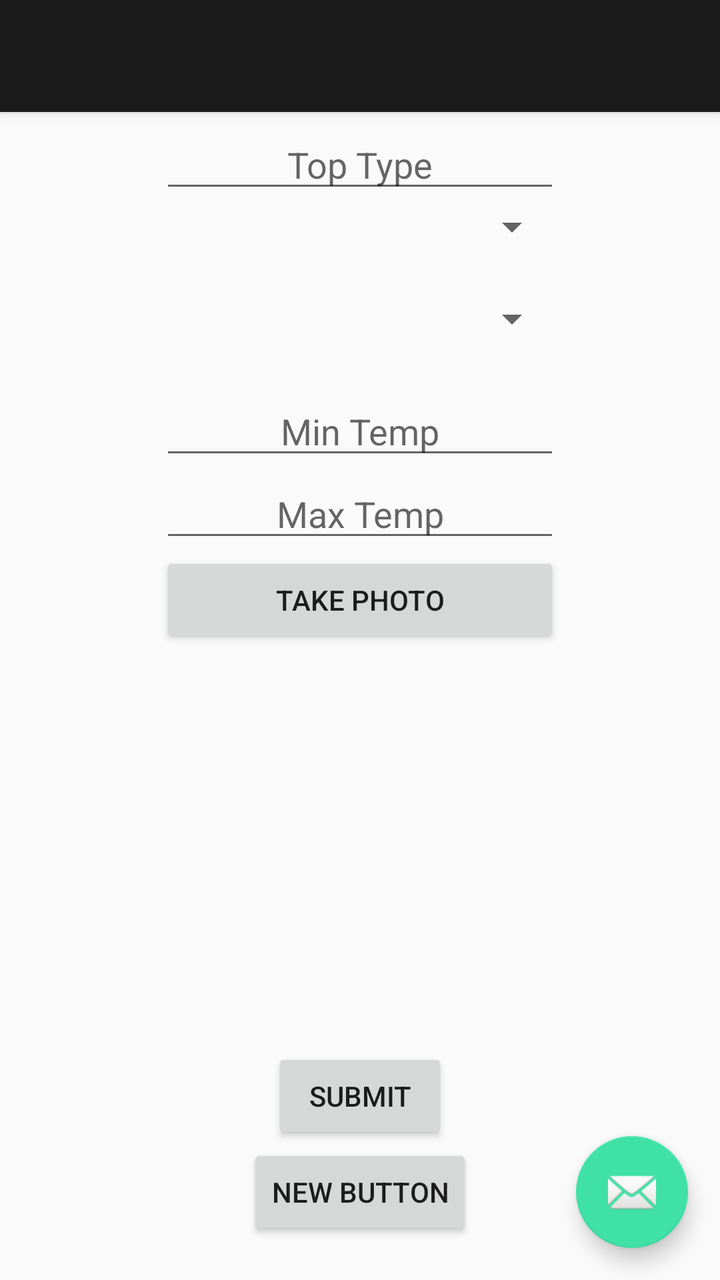
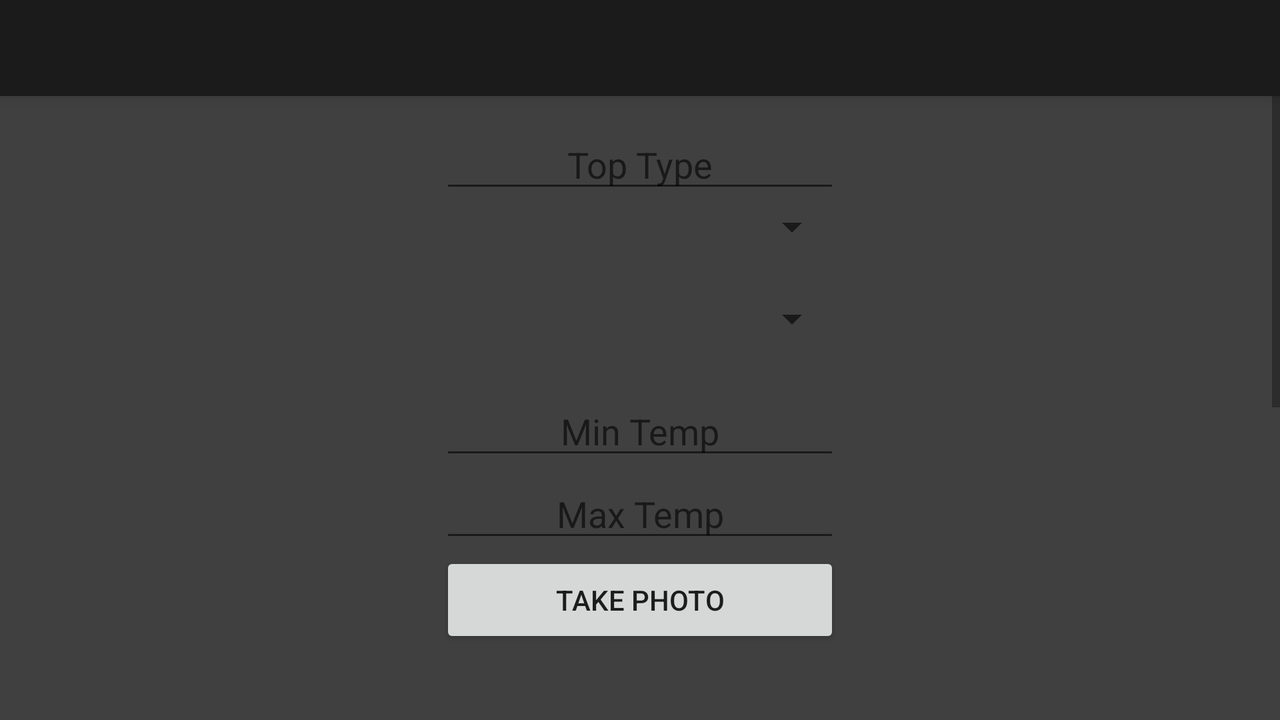

One screen, two layout resources from the same app: the default and the author's alternative for another configuration. Each is rendered where Android would select it; the XML of both is given below.
<!-- AndroidManifest.xml: activity theme AppTheme.NoActionBar -->
<!-- res/layout/activity_catalog_top.xml -->
<?xml version="1.0" encoding="utf-8"?>
<android.support.design.widget.CoordinatorLayout xmlns:android="http://schemas.android.com/apk/res/android"
    xmlns:app="http://schemas.android.com/apk/res-auto"
    xmlns:tools="http://schemas.android.com/tools"
    android:layout_width="match_parent"
    android:layout_height="match_parent"
    android:fitsSystemWindows="true"
    tools:context="umkc.elmp7.climacloset.ClimaClothesActivites.CatalogTopActivity">

    <android.support.design.widget.AppBarLayout
        android:layout_width="match_parent"
        android:layout_height="wrap_content"
        android:theme="@style/AppTheme.AppBarOverlay">

        <android.support.v7.widget.Toolbar
            android:id="@+id/toolbar"
            android:layout_width="match_parent"
            android:layout_height="?attr/actionBarSize"
            android:background="?attr/colorPrimary"
            app:popupTheme="@style/AppTheme.PopupOverlay" />

    </android.support.design.widget.AppBarLayout>

    <include layout="@layout/content_catalog_top" />

    <android.support.design.widget.FloatingActionButton
        android:id="@+id/fab"
        android:layout_width="wrap_content"
        android:layout_height="wrap_content"
        android:layout_gravity="bottom|end"
        android:layout_margin="@dimen/fab_margin"
        android:src="@android:drawable/ic_dialog_email" />

</android.support.design.widget.CoordinatorLayout>
<!-- res/layout/content_catalog_top.xml (included above) -->
<?xml version="1.0" encoding="utf-8"?>
<ScrollView xmlns:android="http://schemas.android.com/apk/res/android"
    android:layout_width="fill_parent"
    android:layout_height="wrap_content">

<RelativeLayout xmlns:android="http://schemas.android.com/apk/res/android"
    xmlns:app="http://schemas.android.com/apk/res-auto"
    xmlns:tools="http://schemas.android.com/tools"
    android:layout_width="match_parent"
    android:layout_height="match_parent"
    android:paddingBottom="@dimen/activity_vertical_margin"
    android:paddingLeft="@dimen/activity_horizontal_margin"
    android:paddingRight="@dimen/activity_horizontal_margin"
    android:paddingTop="@dimen/activity_vertical_margin"
    app:layout_behavior="@string/appbar_scrolling_view_behavior"
    tools:context="umkc.elmp7.climacloset.ClimaClothesActivites.CatalogTopActivity"
    tools:showIn="@layout/activity_catalog_top">

    <Spinner
        android:layout_width="200dp"
        android:layout_height="wrap_content"
        android:id="@+id/colorTopTextField"
        android:gravity="center"
        android:layout_below="@+id/topTypeTextField"
        android:layout_centerHorizontal="true" />

    <EditText
        android:layout_width="200dp"
        android:layout_height="wrap_content"
        android:id="@+id/topTypeTextField"
        android:hint="Top Type"
        android:gravity="center"
        android:layout_alignParentTop="true"
        android:layout_alignStart="@+id/colorTopTextField"
        android:layout_alignLeft="@+id/colorTopTextField"
        android:layout_marginTop="44dp" />

    <Spinner
        android:layout_width="200dp"
        android:layout_height="68dp"
        android:id="@+id/sleeveTypeSpinner"
        android:gravity="center"
        android:layout_below="@+id/colorTopTextField"
        android:layout_centerHorizontal="true" />

    <EditText
        android:layout_width="200dp"
        android:layout_height="wrap_content"
        android:inputType="numberDecimal"
        android:ems="10"
        android:id="@+id/mintempTop"
        android:hint="Min Temp"
        android:gravity="center"
        android:layout_below="@+id/sleeveTypeSpinner"
        android:layout_alignStart="@+id/photoTopButton"
        android:layout_alignLeft="@+id/photoTopButton"/>

    <EditText
        android:layout_width="200dp"
        android:layout_height="wrap_content"
        android:inputType="numberDecimal"
        android:ems="10"
        android:id="@+id/maxtempTop"
        android:hint="Max Temp"
        android:gravity="center"
        android:layout_below="@+id/mintempTop"
        android:layout_centerHorizontal="true" />

    <Button
        android:layout_width="200dp"
        android:layout_height="wrap_content"
        android:text="Take Photo"
        android:id="@+id/photoTopButton"
        android:gravity="center"
        android:layout_below="@+id/maxtempTop"
        android:layout_alignStart="@+id/maxtempTop"
        android:layout_alignLeft="@+id/maxtempTop"/>

    <ImageView
        android:layout_width="200dp"
        android:layout_height="200dp"
        android:id="@+id/photoPreviewTop"
        android:gravity="center"
        android:layout_below="@+id/photoTopButton"
        android:layout_centerHorizontal="true" />

    <Button
        android:layout_width="wrap_content"
        android:layout_height="wrap_content"
        android:text="Submit"
        android:id="@+id/submitTop"
        android:layout_below="@+id/photoPreviewTop"
        android:layout_centerHorizontal="true"
        android:gravity="center"/>

    <Button
        android:layout_width="wrap_content"
        android:layout_height="wrap_content"
        android:text="New Button"
        android:id="@+id/button"
        android:layout_below="@+id/submitTop"
        android:layout_centerHorizontal="true" />


</RelativeLayout>
</ScrollView>
<!-- resources referenced by this layout -->
<resources>
  <dimen name="activity_horizontal_margin">16dp</dimen>
  <dimen name="activity_vertical_margin">16dp</dimen>
  <dimen name="fab_margin">16dp</dimen>
  <style name="AppTheme.AppBarOverlay" parent="ThemeOverlay.AppCompat.Dark.ActionBar" />
  <style name="AppTheme.PopupOverlay" parent="ThemeOverlay.AppCompat.Light" />
  <style name="AppTheme.NoActionBar">
          <item name="windowActionBar">false</item>
          <item name="windowNoTitle">true</item>
      </style>
</resources>
<!-- res/layout-land/activity_catalog_top.xml (the author's variant of the layout above) -->
<!-- drawn on the phone turned sideways -->
<?xml version="1.0" encoding="utf-8"?>
<android.support.design.widget.CoordinatorLayout xmlns:android="http://schemas.android.com/apk/res/android"
    xmlns:app="http://schemas.android.com/apk/res-auto"
    xmlns:tools="http://schemas.android.com/tools"
    android:layout_width="match_parent"
    android:layout_height="match_parent"
    android:fitsSystemWindows="true"
    android:background="@color/background"
    tools:context="umkc.elmp7.climacloset.ClimaClothesActivites.CatalogTopActivity">

    <android.support.design.widget.AppBarLayout
        android:layout_width="match_parent"
        android:layout_height="wrap_content"
        android:theme="@style/AppTheme.AppBarOverlay">

        <android.support.v7.widget.Toolbar
            android:id="@+id/toolbar"
            android:layout_width="match_parent"
            android:layout_height="?attr/actionBarSize"
            android:background="@color/colorPrimary"
            app:popupTheme="@style/AppTheme.PopupOverlay" />

    </android.support.design.widget.AppBarLayout>

    <include layout="@layout/content_catalog_top" />


</android.support.design.widget.CoordinatorLayout>
<!-- res/layout/activity_catalog_top.xml (included above) -->
<?xml version="1.0" encoding="utf-8"?>
<android.support.design.widget.CoordinatorLayout xmlns:android="http://schemas.android.com/apk/res/android"
    xmlns:app="http://schemas.android.com/apk/res-auto"
    xmlns:tools="http://schemas.android.com/tools"
    android:layout_width="match_parent"
    android:layout_height="match_parent"
    android:fitsSystemWindows="true"
    tools:context="umkc.elmp7.climacloset.ClimaClothesActivites.CatalogTopActivity">

    <android.support.design.widget.AppBarLayout
        android:layout_width="match_parent"
        android:layout_height="wrap_content"
        android:theme="@style/AppTheme.AppBarOverlay">

        <android.support.v7.widget.Toolbar
            android:id="@+id/toolbar"
            android:layout_width="match_parent"
            android:layout_height="?attr/actionBarSize"
            android:background="?attr/colorPrimary"
            app:popupTheme="@style/AppTheme.PopupOverlay" />

    </android.support.design.widget.AppBarLayout>

    <include layout="@layout/content_catalog_top" />

    <android.support.design.widget.FloatingActionButton
        android:id="@+id/fab"
        android:layout_width="wrap_content"
        android:layout_height="wrap_content"
        android:layout_gravity="bottom|end"
        android:layout_margin="@dimen/fab_margin"
        android:src="@android:drawable/ic_dialog_email" />

</android.support.design.widget.CoordinatorLayout>
<!-- resources referenced by the variant -->
<!-- as the phone turned sideways resolves them -->
<resources>
  <color name="background">#404040</color>
  <color name="colorPrimary">#1b1b1b</color>
  <dimen name="activity_horizontal_margin">16dp</dimen>
  <dimen name="activity_vertical_margin">16dp</dimen>
  <dimen name="fab_margin">16dp</dimen>
  <style name="AppTheme.AppBarOverlay" parent="ThemeOverlay.AppCompat.Dark.ActionBar" />
  <style name="AppTheme.PopupOverlay" parent="ThemeOverlay.AppCompat.Light" />
  <style name="AppTheme.NoActionBar">
          <item name="windowActionBar">false</item>
          <item name="windowNoTitle">true</item>
      </style>
</resources>
